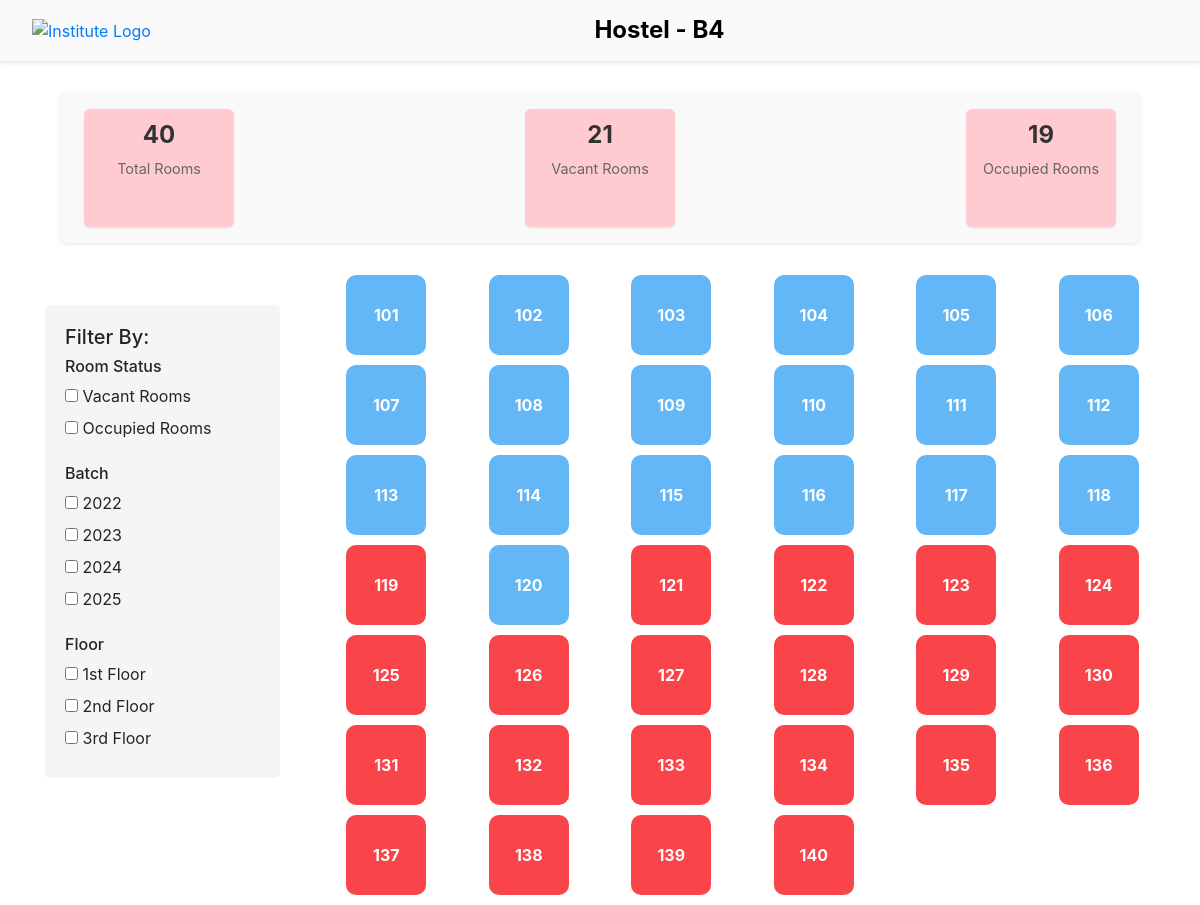
The page /hostel2.html on the database its author committed.
### app.py (models this page shows)
class HostelB(db.Model):
    __tablename__ = 'hostel_B'
    id = db.Column(db.Integer, primary_key=True)
    h_id = db.Column(db.Integer, ForeignKey('Hostel.h_id'), nullable=True)
    student_name = db.Column(db.String(50), nullable=True)
    roll_num = db.Column(db.String(20), nullable=True)  #remove unique constraint
    room_num = db.Column(db.Integer, nullable=True)
    floor = db.Column(db.Integer, nullable=True)
    batch = db.Column(db.String(10), nullable=True)
    branch = db.Column(db.String(50), nullable=True)

### app.py (the view)
@app.route('/hostel2.html')
def hostel_b():
    hostel_b_data = HostelB.query.all()
    total_rooms = len(hostel_b_data)  # Total number of rooms
    occupied_rooms = sum(1 for room in hostel_b_data if room.student_name is not None)  # Occupied rooms
    vacant_rooms = total_rooms - occupied_rooms  # Vacant rooms
    return render_template("hostel2.html", hostel_b_data=hostel_b_data,total_rooms=total_rooms,
        vacant_rooms=vacant_rooms,
        occupied_rooms=occupied_rooms )

### templates/hostel2.html (shortened to what this page needs)
<!DOCTYPE html>
<html lang="en">
<head>
    <link href="https://stackpath.bootstrapcdn.com/bootstrap/4.5.2/css/bootstrap.min.css" rel="stylesheet">
</head>
<body>
    <header class="header">
        <a href="index.html" class="logo-link">
            <img src="https://iitj.ac.in/images/logo/Design-of-New-Logo-of-IITJ-2.png" alt="Institute Logo" class="logo">
        </a>
        <h1 class="header-title">Hostel - B4</h1>
    </header>
    <div class="stats-container">
        <div class="stat-box">
            <p class="stat-number">{{ total_rooms }}</p>
            <p class="stat-label">Total Rooms</p>
        </div>
        <div class="stat-box">
            <p class="stat-number">{{ vacant_rooms }}</p>
            <p class="stat-label">Vacant Rooms</p>
        </div>
        <div class="stat-box">
            <p class="stat-number">{{ occupied_rooms }}</p>
            <p class="stat-label">Occupied Rooms</p>
        </div>
      </div>
    <div class="container mt-3">
        <div class="row">
            <div class="col-md-3">
                <div class="filter-box">
                    <h5>Filter By:</h5>
                    <div>
                        <h6>Room Status</h6>
                        <div>
                            <input type="checkbox" id="vacant" name="status" value="vacant">
                            <label for="vacant">Vacant Rooms</label>
                        </div>
                        <div>
                            <input type="checkbox" id="occupied" name="status" value="occupied">
                            <label for="occupied">Occupied Rooms</label>
                        </div>
                    </div>
                    <div class="mt-3">
                        <h6>Batch</h6>
                        <div>
                            <input type="checkbox" id="batch2022" name="batch" value="2022">
                            <label for="batch2022">2022</label>
                        </div>
                        <div>
                            <input type="checkbox" id="batch2023" name="batch" value="2023">
                            <label for="batch2023">2023</label>
                        </div>
                        <div>
                            <input type="checkbox" id="batch2024" name="batch" value="2024">
                            <label for="batch2024">2024</label>
                        </div>
                        <div>
                            <input type="checkbox" id="batch2025" name="batch" value="2025">
                            <label for="batch2025">2025</label>
                        </div>
                    </div>
                    <div class="mt-3">
                        <h6>Floor</h6>
                        <div>
                            <input type="checkbox" id="floor1" name="floor" value="1">
                            <label for="floor1">1st Floor</label>
                        </div>
                        <div>
                            <input type="checkbox" id="floor2" name="floor" value="2">
                            <label for="floor2">2nd Floor</label>
                        </div>
                        <div>
                            <input type="checkbox" id="floor3" name="floor" value="3">
                            <label for="floor3">3rd Floor</label>
                        </div>
                    </div>
                </div>
            </div>
            <div class="col-md-9">
                <div class="row">
                    {% for student in hostel_b_data %}
                    <div class="col-lg-2 col-md-3 col-sm-4 col-4 room-container" id="room-{{ student.room_num }}"
                         data-status="{% if student.student_name is none %}vacant{% else %}occupied{% endif %}">
                        <div class="room-box {% if student.student_name is none %}vacant{% else %}occupied{% endif %}"
                             onclick="{% if (student).student_name is none %}openForm('{{ student.room_num }}'){% else %}window.location.href='/student-details/{{ student.room_num }}'{% endif %}">
                            {{ student.room_num }}
                        </div>
                    </div>
                    {% endfor %}
                </div>
            </div>
        </div>
    </div>
</body>
</html>

### templates/hostel2.html (style rules this page uses)
.header { display: flex; align-items: center; justify-content: space-between; padding: 1rem 2rem; background-color: #fafafa; color: black; box-shadow: 0 2px 6px rgba(0, 0, 0, 0.1); }
.logo-link { text-decoration: none; }
.logo { height: 50px; width: auto; cursor: pointer; }
.header-title { font-size: 1.5rem; font-weight: bold; margin: 0; flex-grow: 1; text-align: center; color: black; }
.filter-box { background-color: #f5f5f5; padding: 20px; border-radius: 5px; margin-right: 20px; margin-top: 30px; }
.room-container { position: relative; text-align: center; margin-bottom: 10px; }
.room-box { width: 80px; height: 80px; margin: auto; border-radius: 10px; display: flex; align-items: center; justify-content: center; font-size: 1rem; font-weight: bold; color: white; cursor: pointer; transition: transform 0.3s ease, box-shadow 0.3s ease; }
.vacant { background-color: #f94449; }
.occupied { background-color: #64b7f6; }
.stats-container { display: flex; justify-content: space-between; margin: 2rem 0; padding: 1rem; background-color: #f9f9f9; border-radius: 6px; box-shadow: 0 1px 4px rgba(0, 0, 0, 0.1); width: 90%; max-width: 1200px; margin-left: auto; margin-right: auto; min-height: 150px; }
.stat-box { text-align: center; padding: 0.5rem; background: #e7e7e7; border-radius: 6px; width: 150px; box-shadow: 0 1px 2px rgba(0, 0, 0, 0.1); margin: 0 0.5rem; background-color: #ffcbd1 }
.stat-number { font-size: 1.5rem; font-weight: bold; color: #333; margin: 0; }
.stat-label { font-size: 0.9rem; color: #666; margin: 0.3rem 0 0; }

### rows shown on the page
HostelB: room_num "101"
HostelB: room_num "102"
HostelB: room_num "103"
HostelB: room_num "104"
HostelB: room_num "105"
HostelB: room_num "106"
HostelB: room_num "107"
HostelB: room_num "108"
HostelB: room_num "109"
HostelB: room_num "110"
HostelB: room_num "111"
HostelB: room_num "112"
HostelB: room_num "113"
HostelB: room_num "114"
HostelB: room_num "115"
HostelB: room_num "116"
HostelB: room_num "117"
HostelB: room_num "118"
HostelB: room_num "119"
HostelB: room_num "120"
HostelB: room_num "121"
HostelB: room_num "122"
HostelB: room_num "123"
HostelB: room_num "124"
HostelB: room_num "125"
HostelB: room_num "126"
HostelB: room_num "127"
HostelB: room_num "128"
HostelB: room_num "129"
HostelB: room_num "130"
HostelB: room_num "131"
HostelB: room_num "132"
HostelB: room_num "133"
HostelB: room_num "134"
HostelB: room_num "135"
HostelB: room_num "136"
HostelB: room_num "137"
HostelB: room_num "138"
HostelB: room_num "139"
HostelB: room_num "140"

### other values the page prints
{{ total_rooms }} "40"
{{ vacant_rooms }} "21"
{{ occupied_rooms }} "19"
